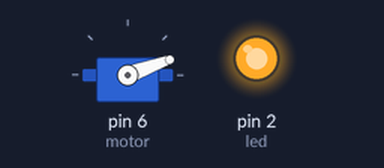
The sketch below on a simulated Arduino Uno, built with avr-gcc and run on an emulated ATmega328P. Shown: servo, output pins drawn as LEDs (lit = HIGH).

Above: at 0.1 s.
At 1.1 s:
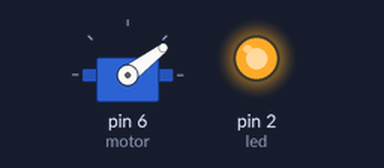
Timing chart, 0 to 2.6 s (numbered marks = the images above):
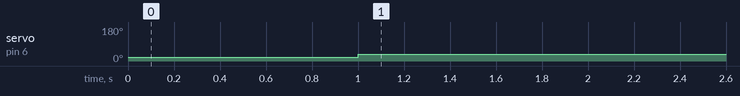

The sketch:

spinMotor.ino
```cpp
#include <Servo.h>

const int motor = 6;
const int led = 2;
Servo servo1;

int speed = 0;

void setup()
{
  servo1.attach(motor);
  servo1.write(speed);

  pinMode(led, OUTPUT);
  digitalWrite(led, HIGH);

  servo1.write(20);
  delay(1000);
  servo1.write(37);
}

void loop()
{

}
```

Measured:
- by itself, servo on pin 6 (motor): 20° → 37° at 1.0 s
